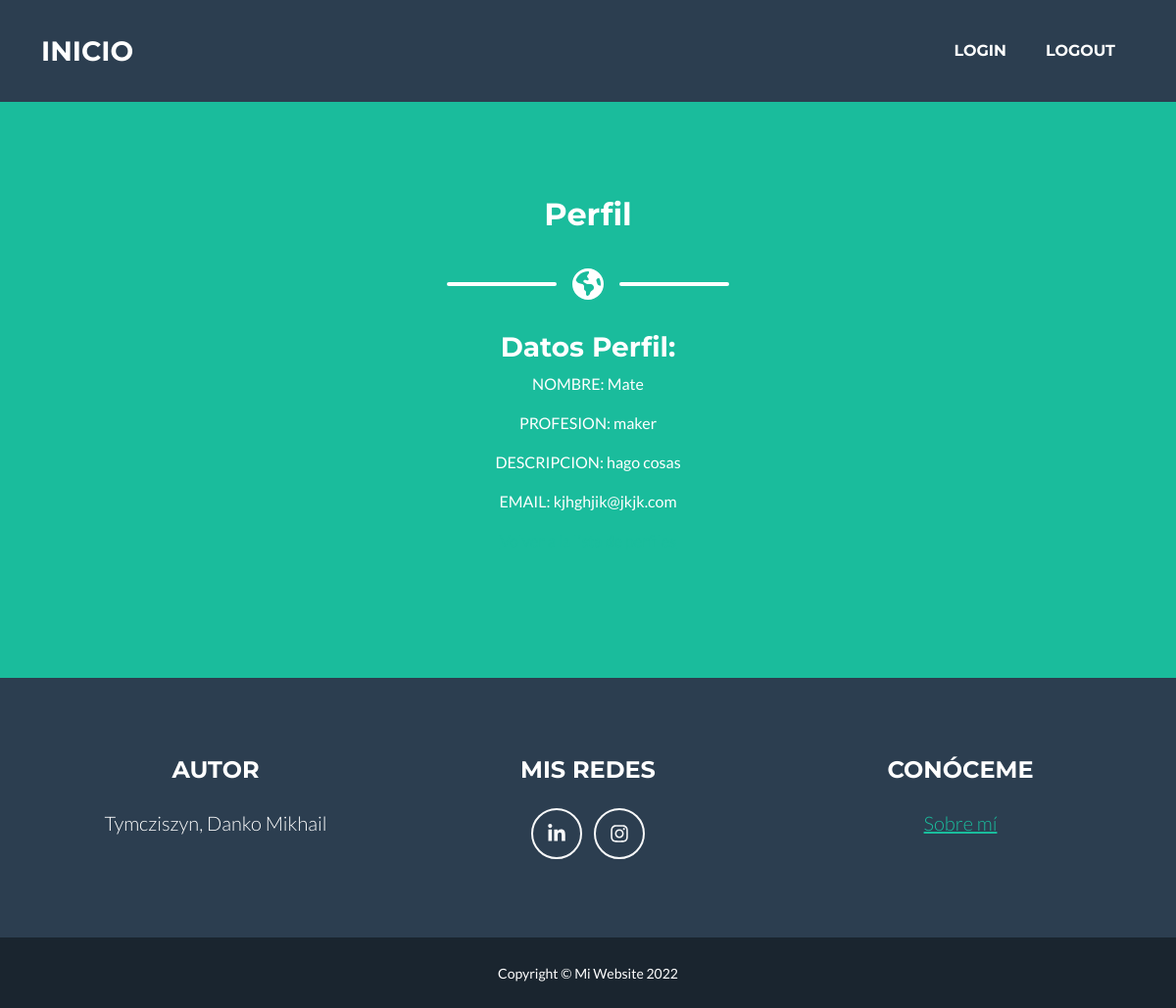
The page /AppCoder/detallesPerfiles/5 on the database its author committed.
### AppCoder/models.py (models this page shows, shortened)
class Perfil(models.Model):
    nombre=models.CharField(max_length=15)          #nombre visible
    profesion=models.CharField(max_length=20)       #area laboral a la que pertenece
    descripcion=models.CharField(max_length=250)    #una auto presentación
    email=models.EmailField()

### AppCoder/views.py (the view)
# urls.py: path('detallesPerfiles/<pk>', views.PerfilesDetail.as_view(), name="Perfiles_detalles"),
class PerfilesDetail(DetailView):
    model = Perfil
    template_name = "AppCoder/Perfiles_detail.html"

### AppCoder/templates/AppCoder/Perfiles_detail.html
{% extends "AppCoder/padre.html" %}
{% load static %}
{% block titulo %}
<h2>Perfil</h2>
{% endblock%}
{% block contenidoQueCambia %}
<h3>Datos Perfil: </h3>
<p>NOMBRE: {{perfil.nombre}}</p>
<p>PROFESION: {{perfil.profesion}}</p>
<p>DESCRIPCION: {{perfil.descripcion}}</p>
<p>EMAIL: {{perfil.email}}</p>
<p>
    <a href="{% url 'Perfiles_lista' %}">Volver a la lista de perfiles</a>
</p>
{% endblock %}

### rows shown on the page
Perfil: nombre "Mate", profesion "maker", descripcion "hago cosas", email "kjhghjik@jkjk.com"
